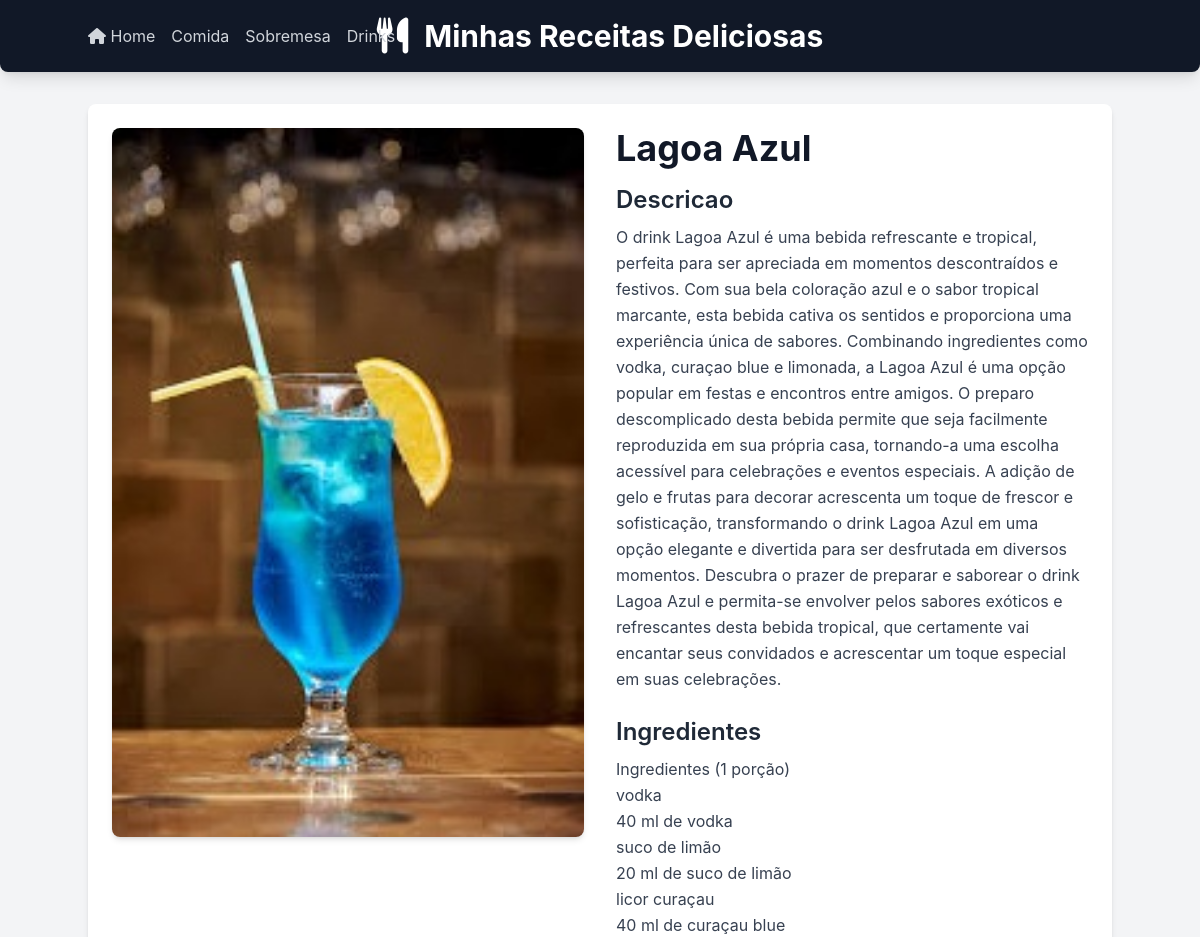
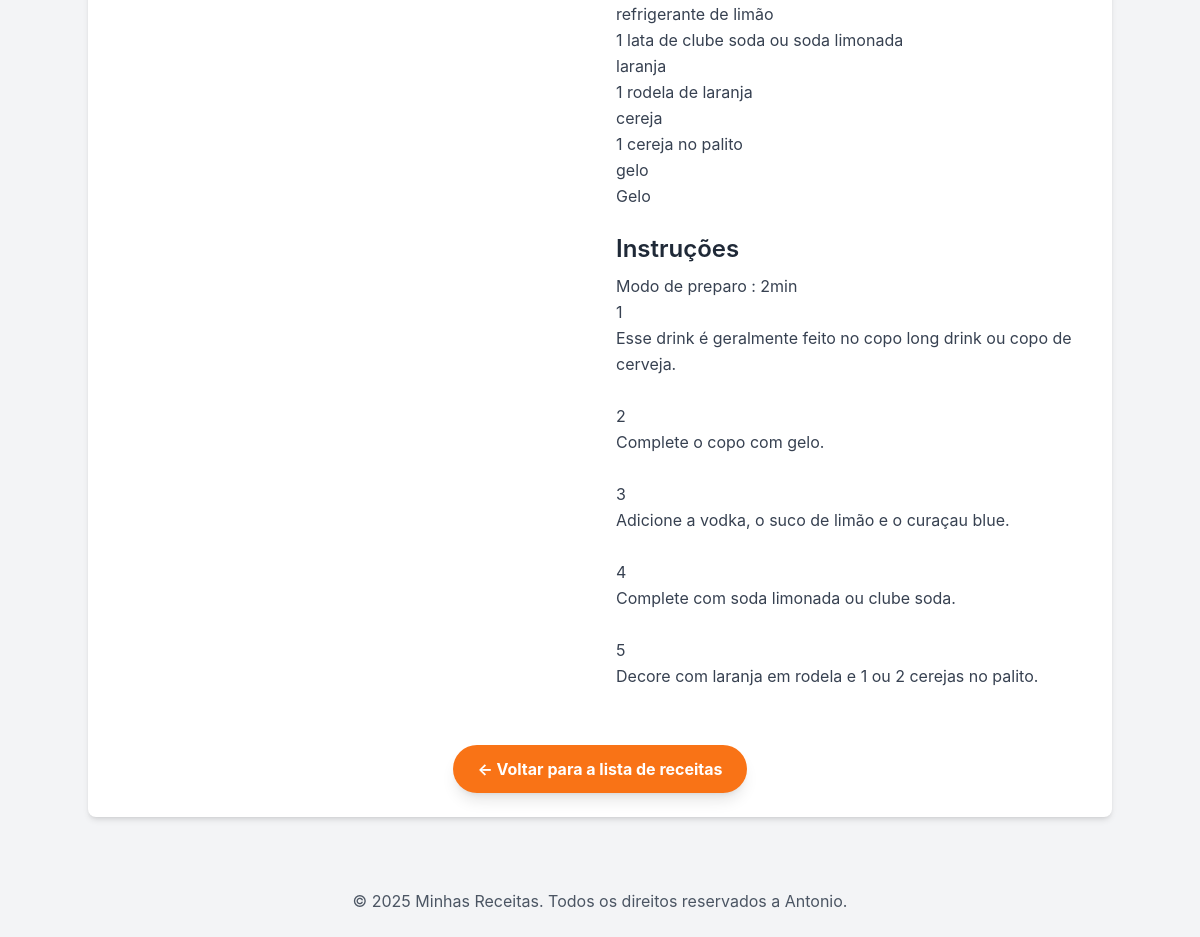
Page /receitas/receita/8/ on the committed database (2 pictures, top to bottom).
### receitas/models.py (models this page shows, shortened)
class Receita(models.Model):
    CATEGORIAS = [
    ('comida', 'Comida'),
    ('sobremesa', 'Sobremesa'),
    ('drink', 'Drink'),
]
    title = models.CharField("Título",max_length=200)
    description = models.TextField("Descrição")
    ingredients = models.TextField("Ingredientes")
    instructions = models.TextField("Mod de Preparo")
    image = models.ImageField("Imagem",upload_to='receitas_images/', blank=True, null=True)
    categoria = models.CharField("Categoria", max_length=20, choices=CATEGORIAS, default='comida')
    created_at = models.DateTimeField(auto_now_add=True)
    updated_at = models.DateTimeField(auto_now=True)
    class Meta:
        verbose_name = "Receita"
        verbose_name_plural = "Receitas"
        ordering = ['-created_at']# ordena as receitas pela data de criação, da mais recente para a mais antiga

### receitas/views.py (the view)
# urls.py: path('receita/<int:id>/', views.receita_detail, name='receita_detail'),
def receita_detail(request, id):
        receita=get_object_or_404(Receita, pk=id)
        return render(request, 'receitas/receita_detail.html', {'receita': receita})

### receitas/templates/receitas/receita_detail.html (shortened to what this page needs)
{%extends 'receitas/base.html' %}
{% block content %}
        <div class="flex flex-col md:flex-row gap-8">
            {% if receita.image %}
            <div class="md:w-1/2">
                <img src="{{ receita.image.url }}" alt="[Imagem de {{ receita.title }}]" class="w-full h-auto object-cover rounded-lg shadow-md">
            </div>
            {% endif %}
            <div class="md:w-1/2">
                <h2 class="text-4xl font-bold text-gray-900 mb-4">{{ receita.title }}</h2>
                <h3 class="text-2xl font-semibold text-gray-800 mb-2">Descricao</h3>
                <p class="text-gray-700 mb-6 leading-relaxed">{{ receita.description }}</p>
                <h3 class="text-2xl font-semibold text-gray-800 mb-2">Ingredientes</h3>
                <p class="text-gray-700 mb-6 leading-relaxed whitespace-pre-wrap">{{ receita.ingredients}}</p>
                <h3 class="text-2xl font-semibold text-gray-800 mb-2">Instruções</h3>
                <p class="text-gray-700 mb-6 leading-relaxed whitespace-pre-wrap">{{ receita.instructions}}</p>
            </div>
        </div>
        <div class="mt-8 text-center">
            <a href="{%url 'home'%}" class="inline-block bg-orange-500 hover:bg-organge-600 text-white font-bold py-3 px-6 rounded-full transition duration-300 ease-in-out shadow-lg">
                &larr; Voltar para a lista de receitas
            </a>
        </div>
        {% endblock %}

### receitas/templates/receitas/base.html (style rules this page uses)
body { font-family: 'Inter', sans-serif; }

### rows in the picture
Receita: image (picture), title "Lagoa Azul", description "O drink Lagoa Azul é uma bebida refrescante e tropical, perfeita para ser apreciada em momentos descontraídos e festivos. Com sua bela coloração azul e o sabor tropical marcante, esta bebida cativa os sentidos e proporciona uma experiência única de sabores. Combinando ingredientes como vodka, curaçao blue e limonada, a Lagoa Azul é uma opção popular em festas e encontros entre amigos. O preparo descomplicado desta bebida permite que seja facilmente reproduzida em sua própria casa, tornando-a uma escolha acessível para celebrações e eventos especiais. A adição de gelo e frutas para decorar acrescenta um toque de frescor e sofisticação, transformando o drink Lagoa Azul em uma opção elegante e…", ingredients "Ingredientes (1 porção) vodka 40 ml de vodka suco de limão 20 ml de suco de limão licor curaçau 40 ml de curaçau blue refrigerante de limão 1 lata de clube soda ou soda limonada laranja 1 rodela de laranja cereja 1 cereja no palito gelo Gelo", instructions "Modo de preparo : 2min 1 Esse drink é geralmente feito no copo long drink ou copo de cerveja. 2 Complete o copo com gelo. 3 Adicione a vodka, o suco de limão e o curaçau blue. 4 Complete com soda limonada ou clube soda. 5 Decore com laranja em rodela e 1 ou 2 cerejas no palito."
